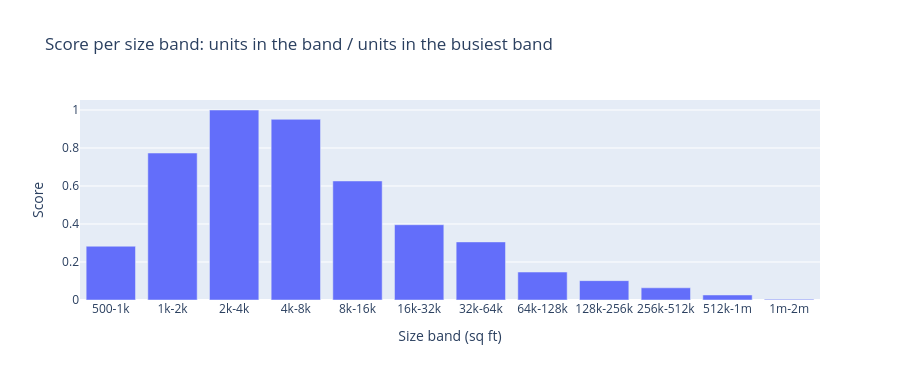

The notebook cell saved with this chart:
### Markdown cell above
## 3. A size score

The same idea as the age score: count portfolio units in **size bands**, and divide by the count in the busiest
band, so the most common size scores 1. Because size is compared on a log scale, the bands **double** in width
(500-1k, 1k-2k, 2k-4k sq ft, ...), so each band is the same width on the log scale.

### Code cell
edges = 500 * 2.0 ** np.arange(0, 13)  # 500, 1,000, 2,000, ... 2,048,000 sq ft


def short(sqft):
    """Readable band edge: 500, 1k, 2k, ... 512k, 1m, 2m."""
    if sqft < 1_000:
        return f"{sqft:.0f}"
    return f"{sqft / 1e6:.0f}m" if sqft >= 1e6 else f"{sqft / 1e3:.0f}k"


band_labels = [f"{short(lo)}-{short(hi)}" for lo, hi in zip(edges[:-1], edges[1:])]
size_band = pd.cut(size, edges, right=False, labels=band_labels)
per_band = size_band.value_counts(sort=False)
band_score = per_band / per_band.max()

fig = px.bar(x=band_labels, y=band_score.values, height=380,
             title="Score per size band: units in the band / units in the busiest band",
             labels={"x": "Size band (sq ft)", "y": "Score"})
fig.update_xaxes(type="category")
fig.show()
pd.DataFrame({"units": per_band, "score": band_score.round(2)}).T

### Figure 1 — Plotly figure (JSON) as saved in the notebook; plotly's stock layout.template omitted (floating-point values rounded to 4 significant figures)
{"data": [{"hovertemplate": "Size band (sq ft)=%{x}<br>Score=%{y}<extra></extra>", "legendgroup": "", "marker": {"color": "#636efa", "pattern": {"shape": ""}}, "name": "", "orientation": "v", "showlegend": false, "textposition": "auto", "type": "bar", "x": ["500-1k", "1k-2k", "2k-4k", "4k-8k", "8k-16k", "16k-32k", "32k-64k", "64k-128k", "128k-256k", "256k-512k", "512k-1m", "1m-2m"], "xaxis": "x", "y": [0.283, 0.7736, 1.0, 0.9509, 0.6264, 0.3962, 0.3057, 0.1472, 0.1019, 0.06415, 0.02642, 0.003774], "yaxis": "y"}], "layout": {"barmode": "relative", "height": 380, "legend": {"tracegroupgap": 0}, "title": {"text": "Score per size band: units in the band / units in the busiest band"}, "xaxis": {"anchor": "y", "domain": [0.0, 1.0], "title": {"text": "Size band (sq ft)"}, "type": "category"}, "yaxis": {"anchor": "x", "domain": [0.0, 1.0], "title": {"text": "Score"}}}}
